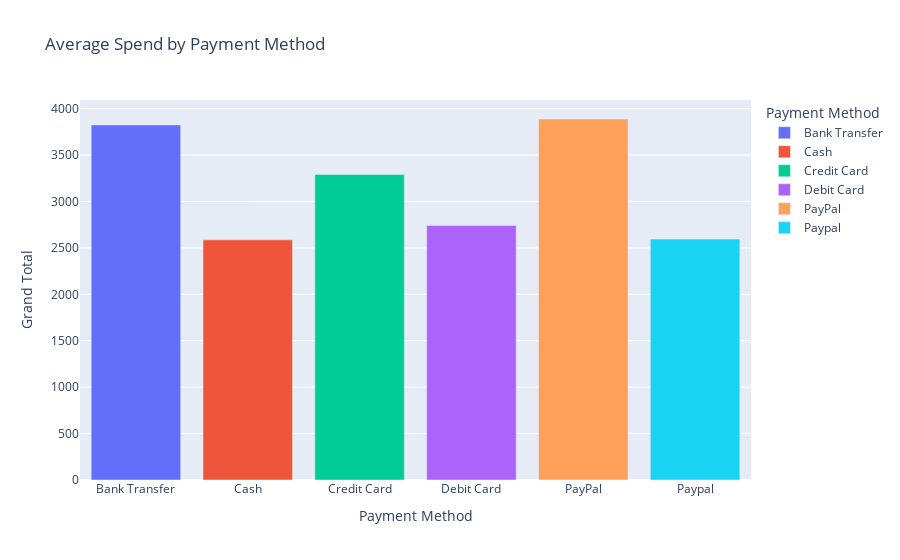

The code cell stored with this chart in its notebook:
### Markdown cell above
I will use a Bar chart of average spend per payment method to see if there is any correlation

### Code cell
avg_payment = df.groupby('Payment Method')['Grand Total'].mean().reset_index()
fig = px.bar(avg_payment, x='Payment Method', y='Grand Total', color='Payment Method',
             title='Average Spend by Payment Method')
fig.show()

### Figure 1 — Plotly figure (JSON) as saved in the notebook; plotly's stock layout.template omitted (floating-point values rounded to 4 significant figures)
{"data": [{"alignmentgroup": "True", "hovertemplate": "Payment Method=%{x}<br>Grand Total=%{y}<extra></extra>", "legendgroup": "Bank Transfer", "marker": {"color": "#636efa", "pattern": {"shape": ""}}, "name": "Bank Transfer", "offsetgroup": "Bank Transfer", "orientation": "v", "showlegend": true, "textposition": "auto", "type": "bar", "x": ["Bank Transfer"], "xaxis": "x", "y": [3824.0], "yaxis": "y"}, {"alignmentgroup": "True", "hovertemplate": "Payment Method=%{x}<br>Grand Total=%{y}<extra></extra>", "legendgroup": "Cash", "marker": {"color": "#EF553B", "pattern": {"shape": ""}}, "name": "Cash", "offsetgroup": "Cash", "orientation": "v", "showlegend": true, "textposition": "auto", "type": "bar", "x": ["Cash"], "xaxis": "x", "y": [2586.0], "yaxis": "y"}, {"alignmentgroup": "True", "hovertemplate": "Payment Method=%{x}<br>Grand Total=%{y}<extra></extra>", "legendgroup": "Credit Card", "marker": {"color": "#00cc96", "pattern": {"shape": ""}}, "name": "Credit Card", "offsetgroup": "Credit Card", "orientation": "v", "showlegend": true, "textposition": "auto", "type": "bar", "x": ["Credit Card"], "xaxis": "x", "y": [3290.0], "yaxis": "y"}, {"alignmentgroup": "True", "hovertemplate": "Payment Method=%{x}<br>Grand Total=%{y}<extra></extra>", "legendgroup": "Debit Card", "marker": {"color": "#ab63fa", "pattern": {"shape": ""}}, "name": "Debit Card", "offsetgroup": "Debit Card", "orientation": "v", "showlegend": true, "textposition": "auto", "type": "bar", "x": ["Debit Card"], "xaxis": "x", "y": [2740.0], "yaxis": "y"}, {"alignmentgroup": "True", "hovertemplate": "Payment Method=%{x}<br>Grand Total=%{y}<extra></extra>", "legendgroup": "PayPal", "marker": {"color": "#FFA15A", "pattern": {"shape": ""}}, "name": "PayPal", "offsetgroup": "PayPal", "orientation": "v", "showlegend": true, "textposition": "auto", "type": "bar", "x": ["PayPal"], "xaxis": "x", "y": [3888.0], "yaxis": "y"}, {"alignmentgroup": "True", "hovertemplate": "Payment Method=%{x}<br>Grand Total=%{y}<extra></extra>", "legendgroup": "Paypal", "marker": {"color": "#19d3f3", "pattern": {"shape": ""}}, "name": "Paypal", "offsetgroup": "Paypal", "orientation": "v", "showlegend": true, "textposition": "auto", "type": "bar", "x": ["Paypal"], "xaxis": "x", "y": [2596.0], "yaxis": "y"}], "layout": {"barmode": "relative", "legend": {"title": {"text": "Payment Method"}, "tracegroupgap": 0}, "title": {"text": "Average Spend by Payment Method"}, "xaxis": {"anchor": "y", "categoryarray": ["Bank Transfer", "Cash", "Credit Card", "Debit Card", "PayPal", "Paypal"], "categoryorder": "array", "domain": [0, 1], "title": {"text": "Payment Method"}}, "yaxis": {"anchor": "x", "domain": [0, 1], "title": {"text": "Grand Total"}}}}
